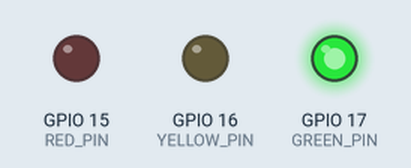
Recording of a program running on a simulated ESP32-S3. Parts: output pins drawn as LEDs (lit = HIGH).

Above: at 5.1 s.
At 10.38 s:
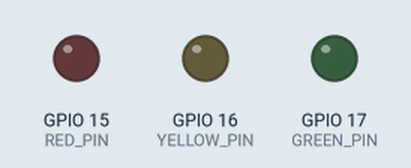
At 13.5 s:
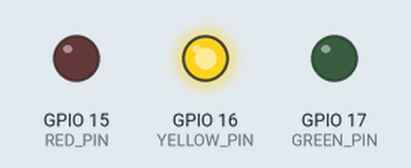
At 20.0 s:
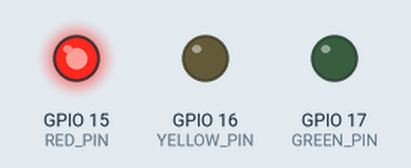
At 26.5 s:
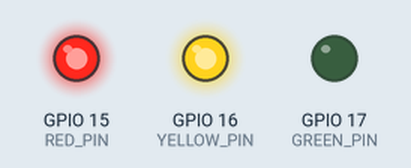
Timing chart, 0 to 36.4 s (numbered marks = the images above):
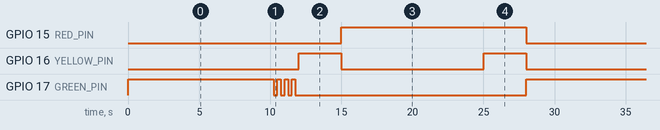

Measured:
- by itself, GPIO 15 (RED_PIN): alternates HIGH for 13.0 s and LOW for 15.0 s
- by itself, GPIO 16 (YELLOW_PIN): repeats every 28.0 s: LOW 10.0 s, HIGH 3.0 s, LOW 12.0 s, HIGH 3.0 s
- by itself, GPIO 17 (GREEN_PIN): repeats every 28.0 s: 3 × (LOW 0.25 s, HIGH 0.25 s), LOW 16.3 s, HIGH 10.3 s

The program:

main.cpp
```cpp
#include <stdint.h>

#include "driver/gpio.h"
#include "esp_err.h"
#include "esp_timer.h"
#include "freertos/FreeRTOS.h"
#include "freertos/task.h"

constexpr gpio_num_t RED_PIN    = GPIO_NUM_15;
constexpr gpio_num_t YELLOW_PIN = GPIO_NUM_16;
constexpr gpio_num_t GREEN_PIN  = GPIO_NUM_17;

constexpr uint8_t RED_MASK    = 1U << 0;
constexpr uint8_t YELLOW_MASK = 1U << 1;
constexpr uint8_t GREEN_MASK  = 1U << 2;

struct TrafficState {
    uint8_t pin_mask;
    uint32_t duration_ms;
    bool blink;
};

enum class State: uint8_t {
    GREEN,
    GREEN_BLINK,
    YELLOW,
    RED,
    RED_YELLOW,
    COUNT
};

constexpr TrafficState STATES[] = {
    { GREEN_MASK,                10000, false },
    { GREEN_MASK,                 2000, true  },
    { YELLOW_MASK,                3000, false },
    { RED_MASK,                  10000, false },
    { RED_MASK | YELLOW_MASK,     3000, false }
};

constexpr gpio_num_t PINS[] = {
    RED_PIN,
    YELLOW_PIN,
    GREEN_PIN
};

constexpr uint8_t PIN_MASKS[] = {
    RED_MASK,
    YELLOW_MASK,
    GREEN_MASK
};

constexpr uint32_t BLINK_INTERVAL_MS = 250;
constexpr uint32_t LOOP_INTERVAL_MS = 10;

static State current_state = State::GREEN;

static int64_t state_start_us = 0;
static int64_t last_blink_us = 0;

static bool blink_on = true;

static void set_lights(uint8_t mask)
{
    for (uint8_t i = 0; i < 3; ++i)
    {
        const bool enabled = (mask & PIN_MASKS[i]) != 0;
        ESP_ERROR_CHECK(gpio_set_level(PINS[i], enabled ? 1 : 0));
    }
}

static void init_gpio()
{
    gpio_config_t config = {};

    config.pin_bit_mask =
        (1ULL << RED_PIN) |
        (1ULL << YELLOW_PIN) |
        (1ULL << GREEN_PIN);

    config.mode = GPIO_MODE_OUTPUT;
    config.pull_up_en = GPIO_PULLUP_DISABLE;
    config.pull_down_en = GPIO_PULLDOWN_DISABLE;
    config.intr_type = GPIO_INTR_DISABLE;

    ESP_ERROR_CHECK(gpio_config(&config));

    set_lights(0);
}

static void next_state()
{
    uint8_t next = static_cast<uint8_t>(current_state) + 1;

    if (next >= static_cast<uint8_t>(State::COUNT))
    {
        next = 0;
    }

    current_state = static_cast<State>(next);

    const int64_t now = esp_timer_get_time();

    state_start_us = now;
    last_blink_us = now;
    blink_on = true;

    set_lights(STATES[static_cast<uint8_t>(current_state)].pin_mask);
}

static void update_state()
{
    const int64_t now = esp_timer_get_time();

    const TrafficState& state = STATES[static_cast<uint8_t>(current_state)];

    if (now - state_start_us >= static_cast<int64_t>(state.duration_ms) * 1000)
    {
        next_state();
        return;
    }

    if (state.blink && now - last_blink_us >= static_cast<int64_t>(BLINK_INTERVAL_MS) * 1000)
    {
        last_blink_us = now;
        blink_on = !blink_on;

        set_lights(blink_on ? state.pin_mask : 0);
    }
}

extern "C" void app_main(void)
{
    init_gpio();

    state_start_us = esp_timer_get_time();
    last_blink_us = state_start_us;

    set_lights(STATES[static_cast<uint8_t>(current_state)].pin_mask);

    while (true) {
        update_state();
        vTaskDelay(pdMS_TO_TICKS(LOOP_INTERVAL_MS));
    }
}
```
